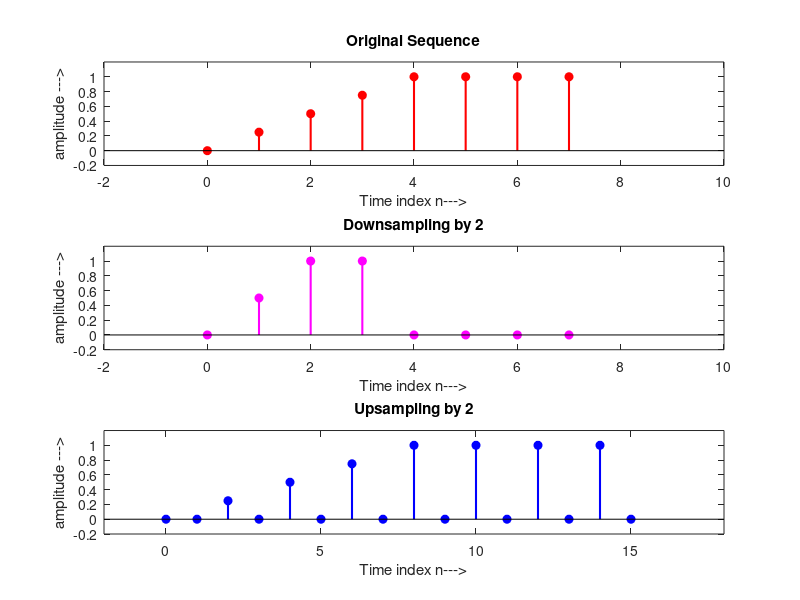

Write MATLAB code to recreate this figure.


%  Program V2_6 

%%% Demo:Time Scaling  Down sampling and Up Sampling 

%%% Developed by Dr. M. Venu Gopala Rao, 
%%% Email: mvgr03@kluniversity.in,  mvgr03@gmail.com,


clear all; close all; clc;

%------------------------------------------------------------------------

% Generate "widget" signal
n = 1:1:8;
x(1:4) = (n(1:4)-1)./4; x(5:8) = ones(1,4);

figure();
subplot(3,1,1), stem(n-1,x,'r','fill','LineWidth', 1.5)
title('Original Sequence'); % grid on
xlabel('Time index n--->'); ylabel('amplitude --->');
axis([-2 10 -0.2 1.2]);

%-----------------------------
% Scaling - downsampling
y = zeros(1,8); y(1:4) = x(1:2:8);
subplot(3,1,2), stem(n-1,y, 'm','fill','LineWidth', 1.5)
xlabel('Time index n--->'); ylabel('amplitude --->');
title('Downsampling by 2')
axis([-2 10 -0.2 1.2]); % grid on

%-----------------------------------
%Scaling - upsampling
y = zeros(1,16);y(1:2:16) = x(1:8);
m =1:length(y);
subplot(3,1,3), stem(m-1,y, 'b','fill', 'LineWidth', 1.5)
xlabel('Time index n--->'); ylabel('amplitude --->');
title('Upsampling by 2'); % grid on
axis([-2 18 -0.2 1.2]);

% %----------------------------------------------------------------
